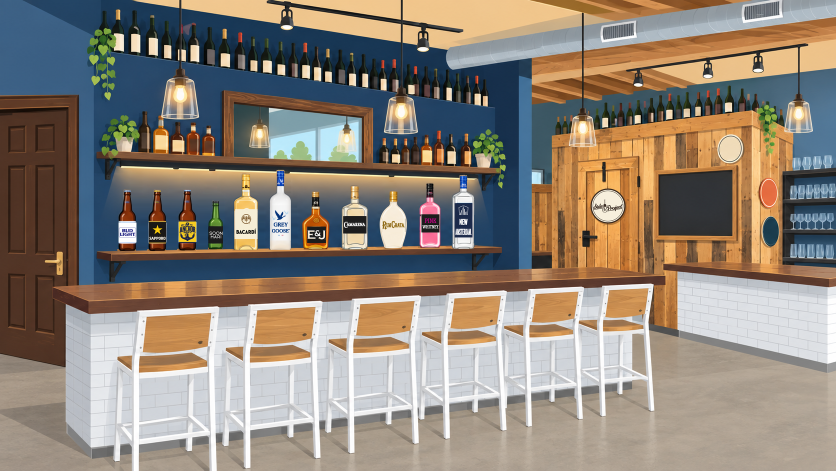
#> input picture art/sources/side-project-fix/stitched.png, 1672 x 941 px, given in place of bacardi.png, which was not available (shown at 1/2 size)
$ python round-1-paint.py ../stitched.png
#> lines starting #> are read from the running program, lines starting #| are printed output that depends on the picture; pictures that were not available may be replaced by others from this repository, and a replacement may not be noted
"""Round one of the Side Project master (Codex draft b1), painted by construction (no model): the ten brand bottles get
their real logos, and the cooler door gets a round Side Project sign with the light-bulb logo.

  SCENE=side-project python3 scripts/art/overworld/tiles.py prepare rounds/round-1.json   (the spec is written by --spec)
  uv run --with pillow --with numpy python3 rounds/round-1-paint.py [--spec | --preview <out.png>]

--spec writes the round's mask polygons into rounds/round-1.json; without it the script paints the round's base into
tiles/t-labels-model.png and tiles/t-sign-model.png, and tiles.py stitch pastes them inside their masks. --preview paints
the current stitched.png into <out.png> instead.

Logos come from art/references/local/brands/ (ignored; the ledger is art/references/locations.json). Each is drawn at 8x
and reduced, so its edges are antialiased the way the painted ones are. A label keeps the draft's rectangle and is filled
flat with its logo's own ground (a boxed logo's box colour, else the draft label's colour); a logo printed straight on the
glass (Grey Goose, RumChata) is drawn on the bottle's own colours, carried down each column from clean glass above or below
the old print."""
import json, os, sys
import numpy as np
from PIL import Image, ImageDraw, ImageFilter

ROOT = os.path.abspath(os.path.join(os.path.dirname(__file__), '../../../..'))  # the repo, from rounds/
D = f'{ROOT}/art/sources/side-project-fix'; B = f'{ROOT}/art/references/local/brands'
K = 8  # supersampling

def marks(name, box=None, ink=None, weight=1.0):
    """The logo as RGBA marks: its own alpha, or for a boxed logo the distance from the box colour. ink recolours the marks;
    weight < 1 thickens hairlines that would fade at label size (alpha ** weight)."""
#> called with name = 'bacardi', ink = (128, 94, 52), weight = 1
    a = np.asarray(Image.open(f'{B}/{name}.png').convert('RGBA')).astype(np.float32)
    if box is None:
        m = a
    else:
        box = np.array(box, np.float32); dist = np.abs(a[..., :3] - box).max(-1)
        alpha = np.clip(dist / 110, 0, 1)
        rgb = (a[..., :3] - (1 - alpha[..., None]) * box) / np.maximum(alpha[..., None], 1e-3)  # unmix the antialiasing
        m = np.dstack([np.clip(rgb, 0, 255), alpha * 255])
    if ink is not None: m[..., :3] = ink
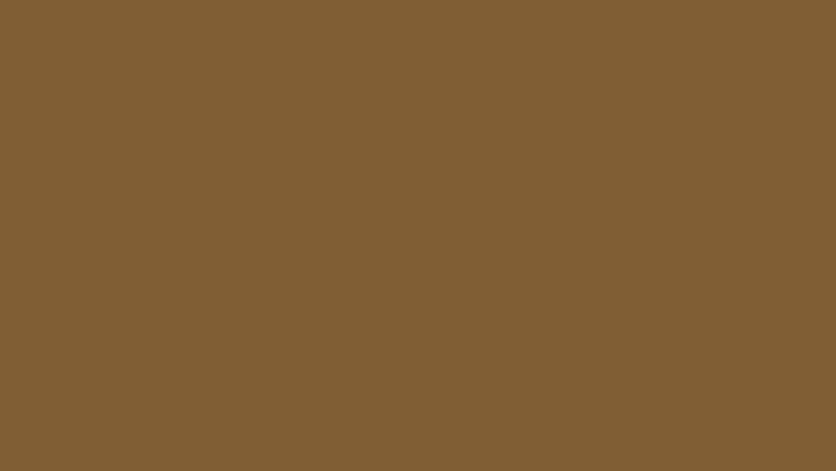
#> m: shape (941, 1672, 4) float32 (shown at 1/2 size); mean R, G, B, A 128, 95.5, 51.3, 256
    m[..., 3] = 255 * (m[..., 3] / 255) ** weight
    im = Image.fromarray(m.astype(np.uint8), 'RGBA')
    return im.crop(im.getchannel('A').point(lambda v: 255 if v > 24 else 0).getbbox())

def split(im, axis, gap):
    """Split marks at runs of at least `gap` empty rows (axis 0) or columns (axis 1)."""
#> called with axis = 0, gap = 30
    on = (np.asarray(im.getchannel('A')) > 24).any(axis=1 - axis)
    parts, start, empty = [], None, 0
    for i, v in enumerate(list(on) + [False] * gap):
        if v:
            if start is None: start = i
            empty = 0
        elif start is not None:
            empty += 1
            if empty >= gap: parts.append((start, i - empty + 1)); start = None
#> this loop made 971 passes
#> start on pass 1: 0
#> after the loop, parts = [(0, 941)]
    crop = lambda s, e: im.crop((0, s, im.width, e) if axis == 0 else (s, 0, e, im.height))
    return [p.crop(p.getchannel('A').point(lambda v: 255 if v > 24 else 0).getbbox()) for p in (crop(s, e) for s, e in parts)]

def cols(im, spans):
    """Cut marks into column spans (logo px), each trimmed to its marks."""
    return [im.crop((a, 0, b, im.height)).crop(im.crop((a, 0, b, im.height)).getchannel('A').point(lambda v: 255 if v > 24 else 0).getbbox()) for a, b in spans]

# [18 lines left out: function stack, not called in this run]

# The ten bottles, left to right as on the shelf (native px, measured on draft b1). Each label: its rect [x0, y0, x1, y1]
# (inclusive of its painted edge), its ground, and its art laid out inside a pad px margin (a function of the inner w, h).
LABELS = []
def label(rect, ground, art, pad=2):
    LABELS.append((rect, ground, art, pad))
bat = split(marks('bacardi', ink=(128, 94, 52)), 0, 30)[0]  # the gold bat emblem, a shade darker so it holds on the cream label
label([251, 420, 295, 479], (246, 238, 214), lambda w, h: stack([bat, marks('bacardi-wordmark')], w, h, 0.16, [0.5, 1]), 3)
na = split(marks('new-amsterdam', (28, 42, 74)), 0, 20)          # the skyline, NEW AMSTERDAM, VODKA
#> call 2 of marks, with name = 'new-amsterdam', box = (28, 42, 74), weight = 1
#> in marks (call 2), `dist = np.abs(a[..., :3] - box).max(-1)`:
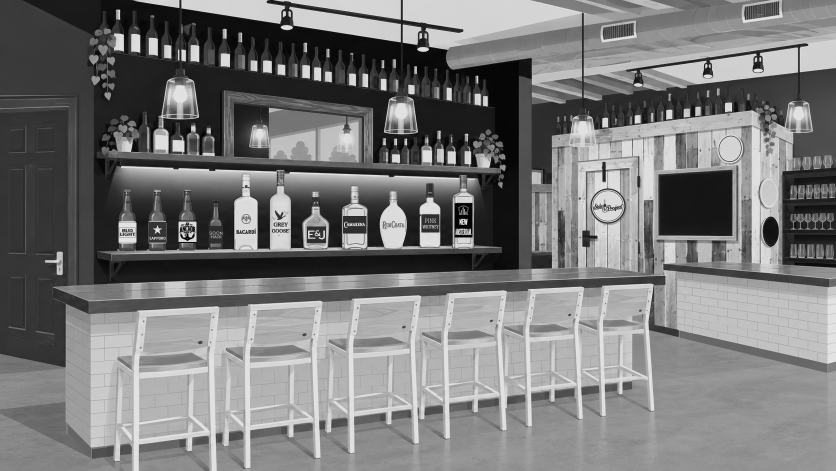
#> dist: shape (941, 1672) float32 (shown at 1/2 size); min 0, max 227, mean 120.9
#> in marks (call 2), `alpha = np.clip(dist / 110, 0, 1)`:
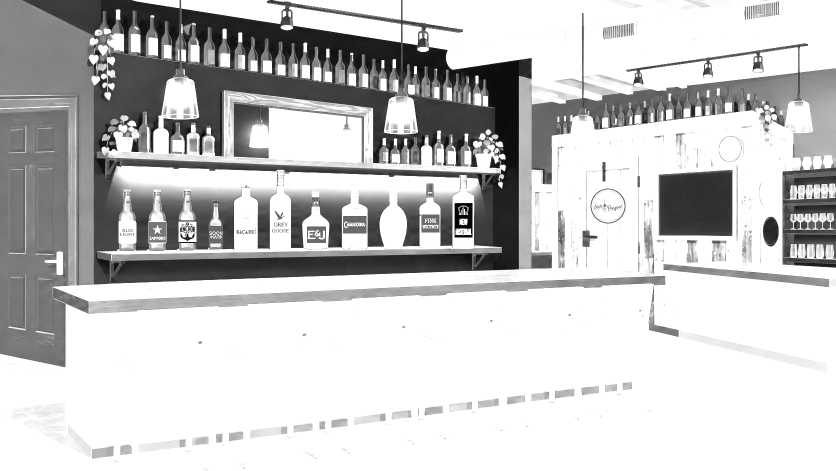
#> alpha: shape (941, 1672) float32 (shown at 1/2 size); min 0, max 1, mean 0.778
#> in marks (call 2), `rgb = (a[..., :3] - (1 - alpha[..., None]) * box) / np.maximum(alpha[...`:
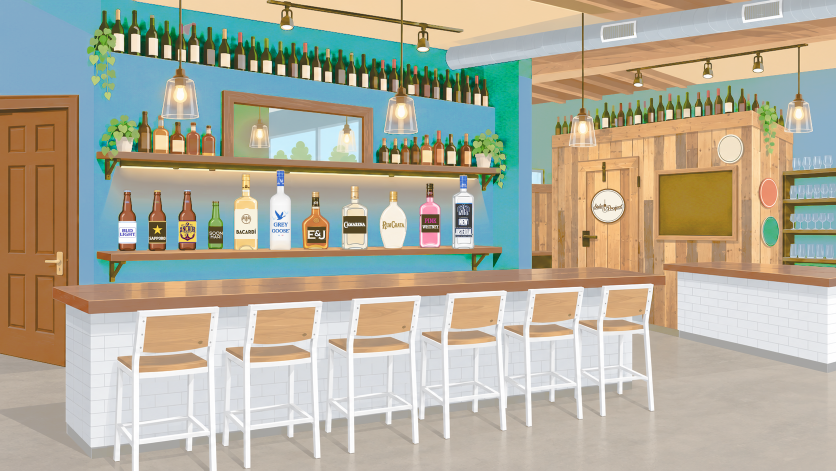
#> rgb: shape (941, 1672, 3) float32 (shown at 1/2 size); mean R, G, B 151.8, 147.5, 124.8; drawn with min black and max white
#> in marks (call 2), `m = np.dstack([np.clip(rgb, 0, 255), alpha * 255])`:
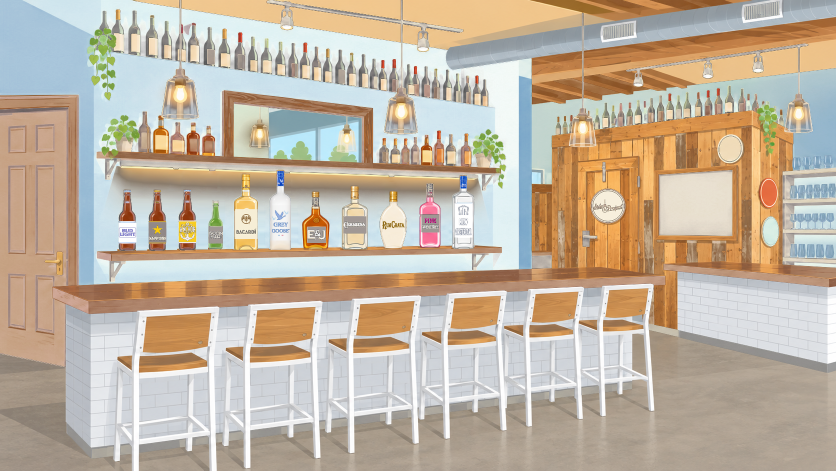
#> m: shape (941, 1672, 4) float32 (shown at 1/2 size); mean R, G, B, A 153.4, 147.6, 127.5, 199.1; transparent parts drawn white
#> the loop in split (call 2), `for i, v in enumerate(list(on) + [False] * gap):` made 961 passes
#> na = 1 item
#> (the run stopped early here; a loop or call above may not have finished)
